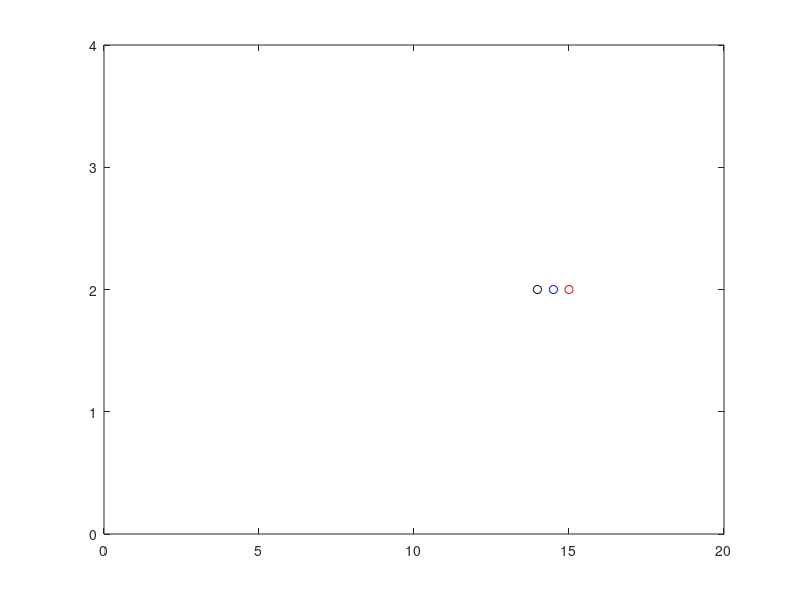

Write the MATLAB code that produced this figure.
%Simulation for linear platooning

X0init = 3;
Y0init = 2;
V0 = .06;
pause('on');

%set start positions
X0 = X0init;
Y0 = Y0init;
X1 = X0 - .5;
X2 = X1 - .5;

p01d = .5;
p12d = .5;

plot(X0, Y0, 'ro', X1, Y0, 'bo', X2, Y0, 'ko');
axis([0 20 0 4]);
pause(.5);

for i = 1:300
    figure(1);
    plot(X0, Y0, 'ro', X1, Y0, 'bo', X2, Y0, 'ko');
    axis([0 20 0 4]);
    if i <= 200 
        X0 = X0 + V0;
    else 
        V0 = 0;
    end
    
    V1 = .06*((X0-X1)-(.5+V0));
    V1 = min(V1, 0.07);
    X1 = X1 + V1;
    V2 = .06*((X1-X2)-(.5+V1));
    V2 = min(V2, 0.07);
    X2 = X2 + V2;
    pause(.025)
end